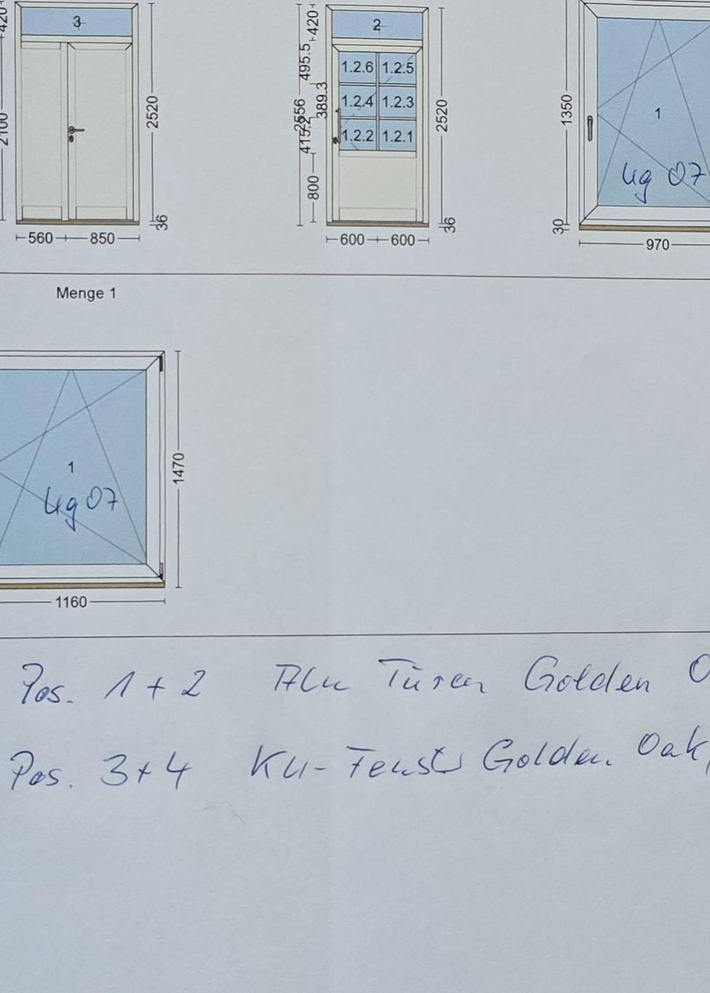
#> input picture app/vision/debug/center.jpg, 710 x 993 px, shrunk from 974 x 1362 before the run
$ python -i enhance_technical_drawing.py   (imports and definitions only)
#> lines starting #> are read from the running program, lines starting #| are printed output that depends on the picture
import cv2


def enhance_technical_drawing(
    image_path: str,
    output_path: str
):

#> called with image_path = '../debug/center.jpg', output_path = 'out.png'
    image = cv2.imread(
        image_path
    )
#> image is the input picture: shape (993, 710, 3); mean B, G, R 199, 191, 183.4

    gray = cv2.cvtColor(
        image,
        cv2.COLOR_BGR2GRAY
    )
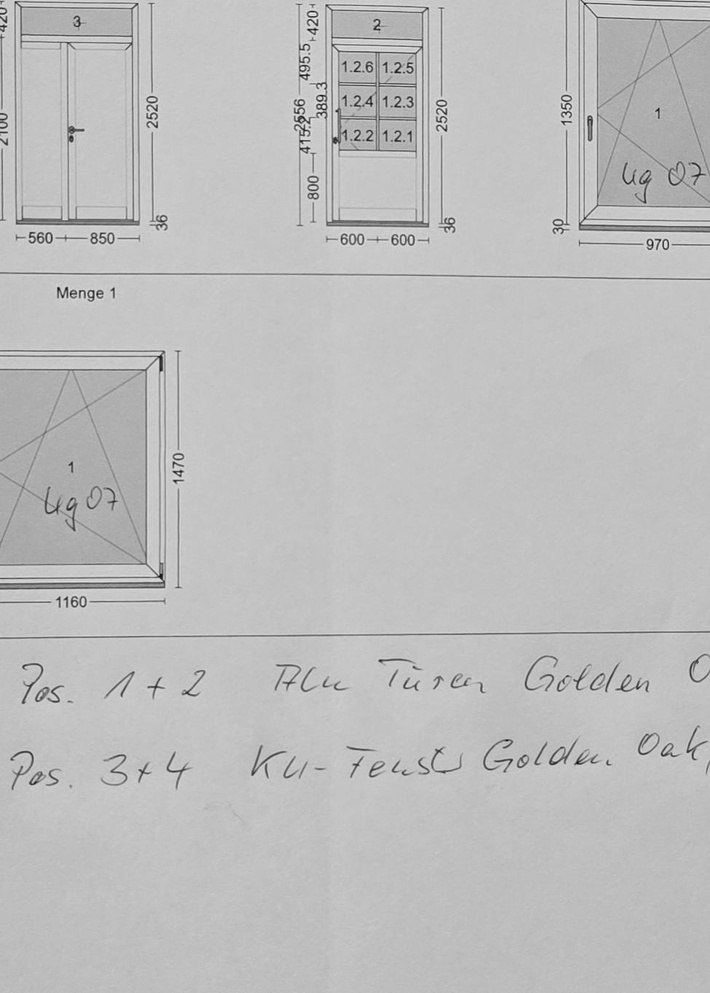
#> gray: shape (993, 710); min 6, max 245, mean 189.7

    enhanced = cv2.GaussianBlur(
        gray,
        (3, 3),
        0
    )

    enhanced = cv2.equalizeHist(
        enhanced
    )
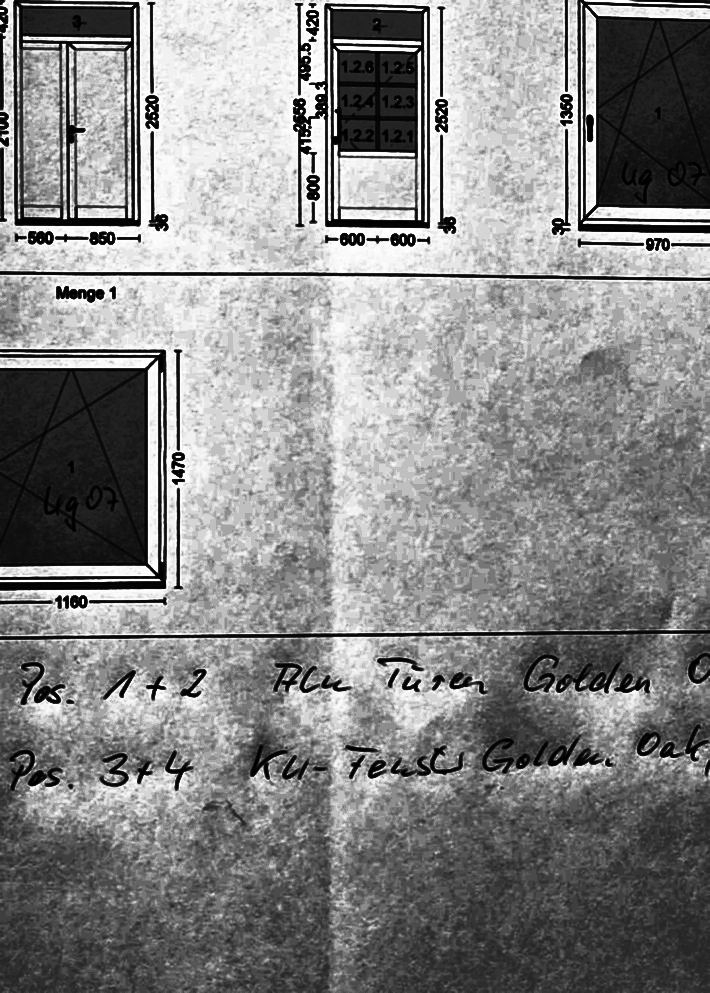
#> enhanced: shape (993, 710); min 0, max 255, mean 134.8

    cv2.imwrite(
        output_path,
        enhanced
    )

    return output_path

>>> result = enhance_technical_drawing('../debug/center.jpg', 'out.png')
